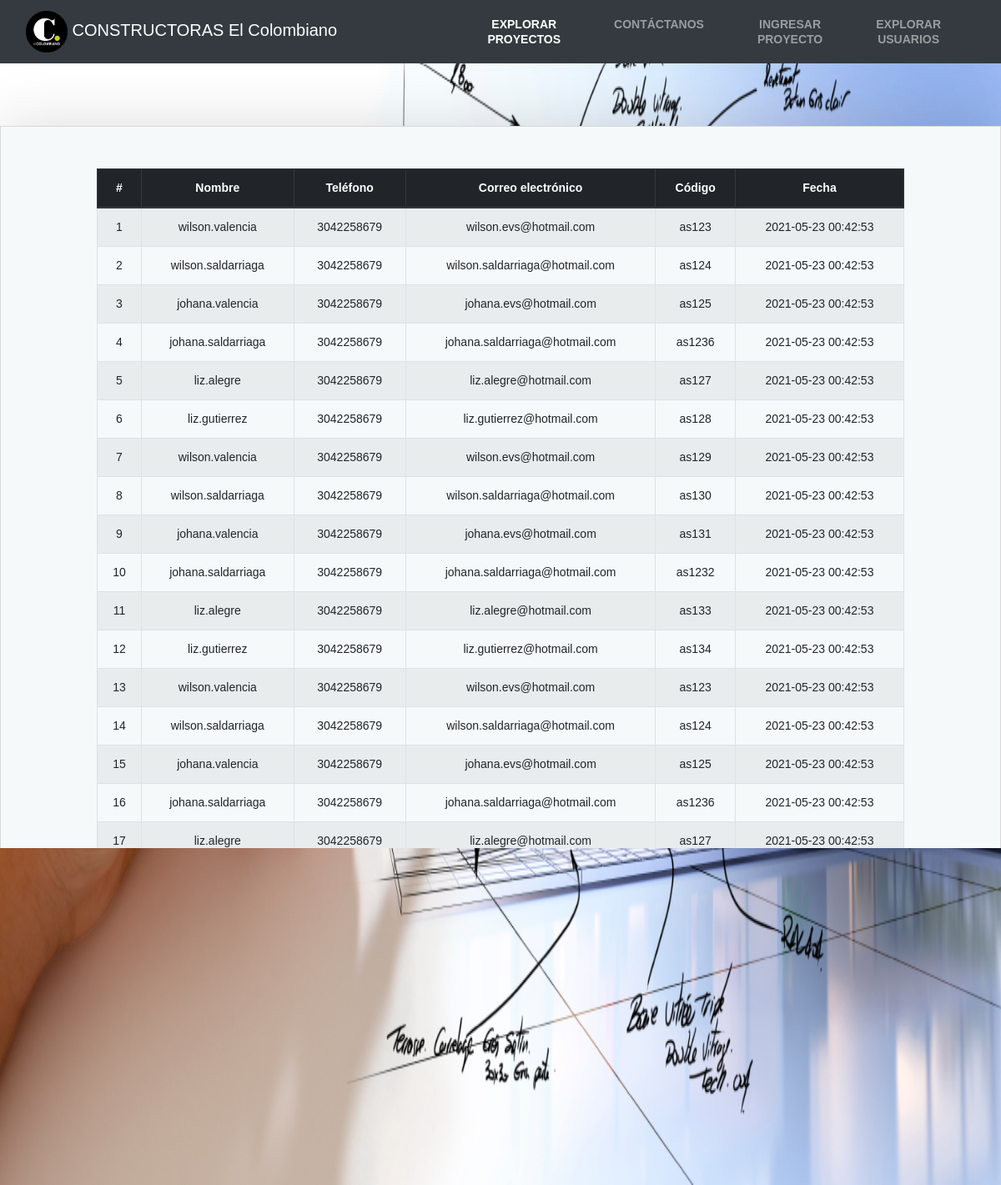
The page / on the database its author committed.
### tables this page shows
CREATE TABLE users(
    id_users INT NOT NULL PRIMARY KEY AUTO_INCREMENT,
    nombre VARCHAR(75) not null,
    telefono VARCHAR(255) not null,
    email VARCHAR(75) not null,
    codigo VARCHAR(10) not null,
    data_create timestamp default current_timestamp
);

### index.php (the view)
<?php include("src/app/config/dbConnection.php");
$objeto = new Conexion();
$conexion = $objeto->Conectar();
$consulta = "SELECT * FROM users";
$resultado = $conexion->prepare($consulta);
$resultado->execute();
$usuarios = $resultado->fetchAll(PDO::FETCH_ASSOC);
?>
<?php include("src/app/includes/header.php") ?>
<div class="section-padding-100 login-content">
    <div class="container">
        <div class="row justify-content-center">
            <div class="col-lg-12">
               <div class="table-responsive">
               <table id="verTable" class="table table-striped table-hover table-bordered" style="width:100%">
                    <thead class="text-center thead-dark">
                        <th>#</th>
                        <th>Nombre </th>
                        <th>Teléfono</th>
                        <th>Correo electrónico</th>
                        <th>Código</th>
                        <th>Fecha</th>
                    </thead>
                    <tbody class="">
                        <?php foreach ($usuarios as $usuario) { ?>
                            <tr>
                                <td><?php echo $usuario['id_users'] ?></td>
                                <td><?php echo $usuario['nombre'] ?></td>
                                <td><?php echo $usuario['telefono'] ?></td>
                                <td><?php echo $usuario['email'] ?></td>
                                <td><?php echo $usuario['codigo'] ?></td>
                                <td><?php echo $usuario['data_create'] ?></td>
                            </tr>
                        <?php  }  ?>
                    </tbody>
                </table>
               </div>
            </div>
        </div>
    </div>
</div>
<?php include("src/app/includes/footer.php") ?>

### src/public/css/style.css (style rules this page uses)
* { margin: 0; padding: 0; }
body { font-family: "Archivo Narrow", sans-serif; font-size: 14px; }
.login-content { -webkit-transition-duration: 500ms; transition-duration: 500ms; position: relative; z-index: 1; background-color: #f5f9fa; border: 1px solid #d8d8d8; padding: 50px 100px; box-shadow: 0 2px 70px 0 rgba(0, 0, 0, 0.15); text-align: center; font-family: "Archivo Narrow", sans-serif; }

### rows shown on the page
users: id_users "1", nombre "wilson.valencia", telefono "3042258679", email "wilson.evs@hotmail.com", codigo "as123", data_create "2021-05-23 00:42:53"
users: id_users "2", nombre "wilson.saldarriaga", telefono "3042258679", email "wilson.saldarriaga@hotmail.com", codigo "as124", data_create "2021-05-23 00:42:53"
users: id_users "3", nombre "johana.valencia", telefono "3042258679", email "johana.evs@hotmail.com", codigo "as125", data_create "2021-05-23 00:42:53"
users: id_users "4", nombre "johana.saldarriaga", telefono "3042258679", email "johana.saldarriaga@hotmail.com", codigo "as1236", data_create "2021-05-23 00:42:53"
users: id_users "5", nombre "liz.alegre", telefono "3042258679", email "liz.alegre@hotmail.com", codigo "as127", data_create "2021-05-23 00:42:53"
users: id_users "6", nombre "liz.gutierrez", telefono "3042258679", email "liz.gutierrez@hotmail.com", codigo "as128", data_create "2021-05-23 00:42:53"
users: id_users "7", nombre "wilson.valencia", telefono "3042258679", email "wilson.evs@hotmail.com", codigo "as129", data_create "2021-05-23 00:42:53"
users: id_users "8", nombre "wilson.saldarriaga", telefono "3042258679", email "wilson.saldarriaga@hotmail.com", codigo "as130", data_create "2021-05-23 00:42:53"
users: id_users "9", nombre "johana.valencia", telefono "3042258679", email "johana.evs@hotmail.com", codigo "as131", data_create "2021-05-23 00:42:53"
users: id_users "10", nombre "johana.saldarriaga", telefono "3042258679", email "johana.saldarriaga@hotmail.com", codigo "as1232", data_create "2021-05-23 00:42:53"
users: id_users "11", nombre "liz.alegre", telefono "3042258679", email "liz.alegre@hotmail.com", codigo "as133", data_create "2021-05-23 00:42:53"
users: id_users "12", nombre "liz.gutierrez", telefono "3042258679", email "liz.gutierrez@hotmail.com", codigo "as134", data_create "2021-05-23 00:42:53"
users: id_users "13", nombre "wilson.valencia", telefono "3042258679", email "wilson.evs@hotmail.com", codigo "as123", data_create "2021-05-23 00:42:53"
users: id_users "14", nombre "wilson.saldarriaga", telefono "3042258679", email "wilson.saldarriaga@hotmail.com", codigo "as124", data_create "2021-05-23 00:42:53"
users: id_users "15", nombre "johana.valencia", telefono "3042258679", email "johana.evs@hotmail.com", codigo "as125", data_create "2021-05-23 00:42:53"
users: id_users "16", nombre "johana.saldarriaga", telefono "3042258679", email "johana.saldarriaga@hotmail.com", codigo "as1236", data_create "2021-05-23 00:42:53"
users: id_users "17", nombre "liz.alegre", telefono "3042258679", email "liz.alegre@hotmail.com", codigo "as127", data_create "2021-05-23 00:42:53"
users: id_users "18", telefono "3042258679", email "liz.gutierrez@hotmail.com", codigo "as128", data_create "2021-05-23 00:42:53"
users: id_users "19", nombre "wilson.valencia", telefono "3042258679", email "wilson.evs@hotmail.com", codigo "as129", data_create "2021-05-23 00:42:53"
users: nombre "wilson.saldarriaga", telefono "3042258679", email "wilson.saldarriaga@hotmail.com", codigo "as130", data_create "2021-05-23 00:42:53"
users: email "johana.evs@hotmail.com", codigo "as131", data_create "2021-05-23 00:42:53"
users: telefono "3042258679", email "johana.saldarriaga@hotmail.com", codigo "as1232", data_create "2021-05-23 00:42:53"
users: telefono "3042258679", email "liz.alegre@hotmail.com", codigo "as133", data_create "2021-05-23 00:42:53"
users: telefono "3042258679", data_create "2021-05-23 00:42:53"
